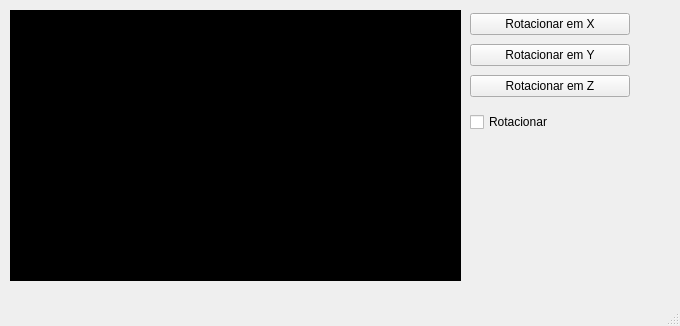
<?xml version="1.0" encoding="UTF-8"?>
<ui version="4.0">
 <class>MainWindow</class>
 <widget class="QMainWindow" name="MainWindow">
  <property name="geometry">
   <rect>
    <x>0</x>
    <y>0</y>
    <width>680</width>
    <height>326</height>
   </rect>
  </property>
  <property name="windowTitle">
   <string>MainWindow</string>
  </property>
  <widget class="QWidget" name="centralwidget">
   <widget class="zbuffer" name="labelZbuffer">
    <property name="geometry">
     <rect>
      <x>10</x>
      <y>10</y>
      <width>451</width>
      <height>271</height>
     </rect>
    </property>
    <property name="styleSheet">
     <string notr="true">background-color: rgb(0, 0, 0);</string>
    </property>
    <property name="text">
     <string/>
    </property>
   </widget>
   <widget class="QWidget" name="verticalLayoutWidget">
    <property name="geometry">
     <rect>
      <x>470</x>
      <y>10</y>
      <width>160</width>
      <height>92</height>
     </rect>
    </property>
    <layout class="QVBoxLayout" name="verticalLayout">
     <item>
      <widget class="QPushButton" name="pushButtonRotateX">
       <property name="text">
        <string>Rotacionar em X</string>
       </property>
      </widget>
     </item>
     <item>
      <widget class="QPushButton" name="pushButtonRotateY">
       <property name="text">
        <string>Rotacionar em Y</string>
       </property>
      </widget>
     </item>
     <item>
      <widget class="QPushButton" name="pushButtonRotatez">
       <property name="text">
        <string>Rotacionar em Z</string>
       </property>
      </widget>
     </item>
    </layout>
   </widget>
   <widget class="QCheckBox" name="autoRotate">
    <property name="geometry">
     <rect>
      <x>470</x>
      <y>110</y>
      <width>161</width>
      <height>24</height>
     </rect>
    </property>
    <property name="text">
     <string>Rotacionar</string>
    </property>
   </widget>
  </widget>
  <widget class="QMenuBar" name="menubar">
   <property name="geometry">
    <rect>
     <x>0</x>
     <y>0</y>
     <width>680</width>
     <height>23</height>
    </rect>
   </property>
  </widget>
  <widget class="QStatusBar" name="statusbar"/>
 </widget>
 <customwidgets>
  <customwidget>
   <class>zbuffer</class>
   <extends>QLabel</extends>
   <header location="global">zbuffer.h</header>
  </customwidget>
 </customwidgets>
 <resources/>
 <connections/>
</ui>
